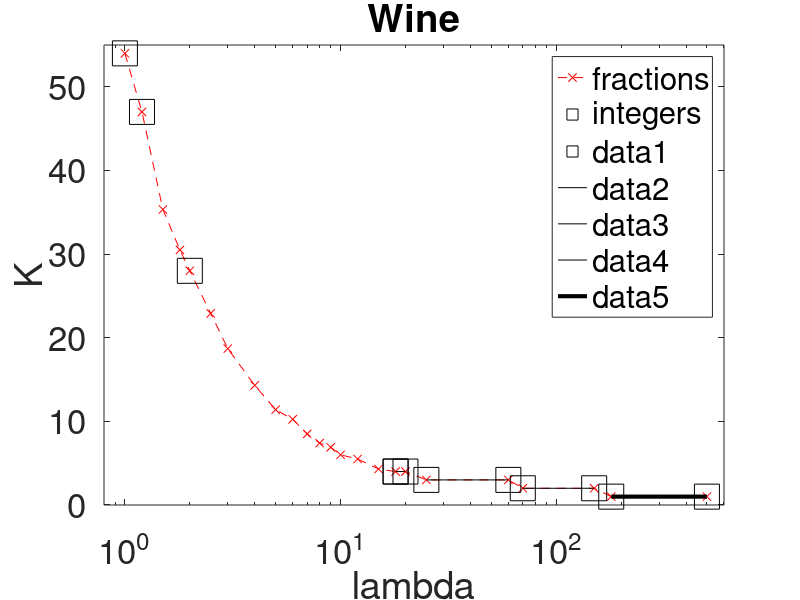

Recreate this plot in MATLAB.

lambdas = [1 1.2 1.5 1.8 2 2.5 3 4 5 6 7 8 9 10 12 15 18 20 25 60 70 150 180 500];
redplot = [54 47 35.333 30.5 28 22.9 18.7 14.3 11.4 10.25 8.5 7.4 6.9 6.0 5.5 4.3 4 4 3 3 2 2 1 1];
semilogx(lambdas, redplot, 'rx--', [18], [4], 'ks', 'markersize', 18)
hold on
legend('fractions', 'integers')
semilogx([1 1.2 2 18 20 25 60 70 150 180 500], [54 47 28 4 4 3 3 2 2 1 1], 'ks', 'markersize', 18)
semilogx([18 20], [4 4], 'k', [25 60], [3 3], 'k', [70 150], [2 2], 'k', [180, 500], [1 1], 'k', 'linewidth', 3)

axis([0.8, 600, 0, 55])
xlabel('lambda', 'Fontsize', 18)
ylabel('K', 'Fontsize', 18)
title('Wine', 'Fontsize', 18)
set(gca, 'Fontsize', 25)
